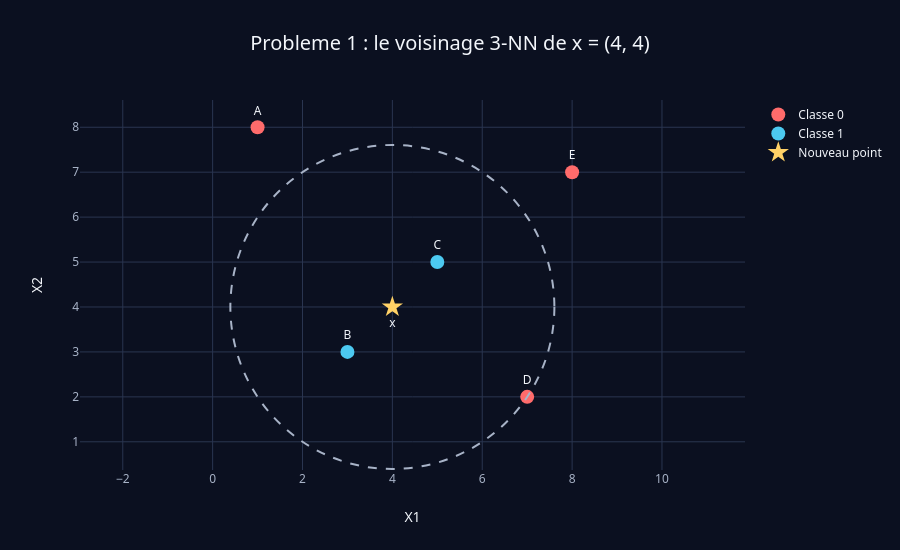

Notebook code cell kept with this figure:
### Code cell
fig = go.Figure()
for classe in (0, 1):
    pts = train[train.Y == classe]
    fig.add_trace(go.Scatter(x=pts.X1, y=pts.X2, mode="markers+text", text=pts.index, textposition="top center",
                             marker=dict(size=14, color=CLASS_COLORS[classe]), name=f"Classe {classe}"))
fig.add_trace(go.Scatter(x=[4], y=[4], mode="markers+text", text=["x"], textposition="bottom center",
                         marker=dict(size=16, symbol="star", color=HIGHLIGHT), name="Nouveau point"))
# Cercle passant par le 3e voisin (D) : il contient les 3 plus proches voisins
r = np.sqrt(13)
fig.add_shape(type="circle", x0=4 - r, y0=4 - r, x1=4 + r, y1=4 + r, line=dict(color=MUTED, dash="dash"))
fig.update_layout(title="Probleme 1 : le voisinage 3-NN de x = (4, 4)", xaxis_title="X1", yaxis_title="X2",
                  yaxis=dict(scaleanchor="x"), height=550)
fig.show()

### Figure 1 — Plotly figure (JSON) as saved in the notebook; plotly's stock layout.template omitted (floating-point values rounded to 4 significant figures)
{"data": [{"marker": {"color": "#ff6b6b", "size": 14}, "mode": "markers+text", "name": "Classe 0", "text": ["A", "D", "E"], "textposition": "top center", "type": "scatter", "x": [1, 7, 8], "y": [8, 2, 7]}, {"marker": {"color": "#4cc9f0", "size": 14}, "mode": "markers+text", "name": "Classe 1", "text": ["B", "C"], "textposition": "top center", "type": "scatter", "x": [3, 5], "y": [3, 5]}, {"marker": {"color": "#ffd166", "size": 16, "symbol": "star"}, "mode": "markers+text", "name": "Nouveau point", "text": ["x"], "textposition": "bottom center", "type": "scatter", "x": [4], "y": [4]}], "layout": {"height": 550, "shapes": [{"line": {"color": "#a8b3c7", "dash": "dash"}, "type": "circle", "x0": 0.3944, "x1": 7.606, "y0": 0.3944, "y1": 7.606}], "title": {"text": "Probleme 1 : le voisinage 3-NN de x = (4, 4)"}, "xaxis": {"title": {"text": "X1"}}, "yaxis": {"scaleanchor": "x", "title": {"text": "X2"}}}}
